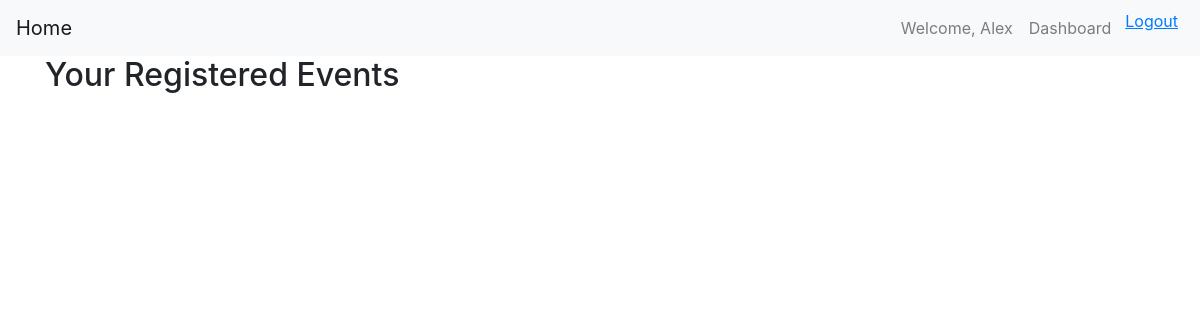
The page /dashboard/ (signed in) on the database as committed earlier.
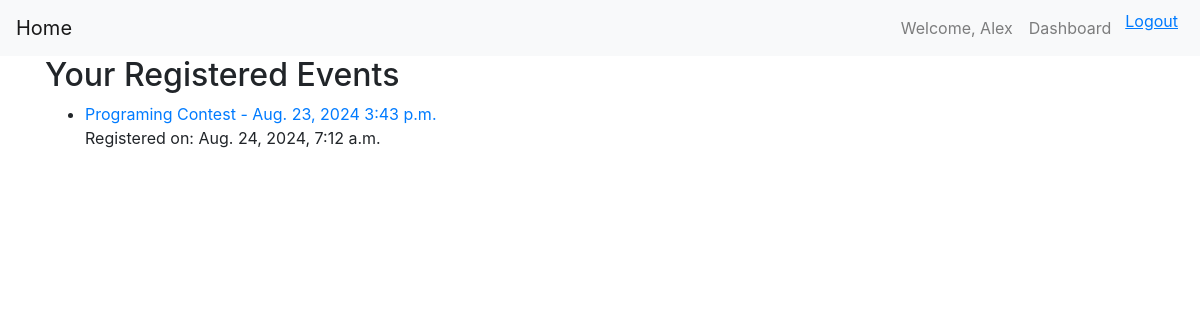
The same page on the database as committed later.
### Events/models.py (models this page shows, shortened)
class Registration(models.Model):
    event = models.ForeignKey(Event, on_delete=models.CASCADE)
    user = models.ForeignKey(User, on_delete=models.CASCADE)
    payment_info = models.CharField(max_length=100)
    registered_at = models.DateTimeField(auto_now_add=True)

class Event(models.Model):
    title = models.CharField(max_length=200)
    description = models.TextField()
    date = models.DateField()
    time = models.TimeField()
    location = models.CharField(max_length=200)
    slots = models.IntegerField()

### Events/views.py (the view)
# urls.py: path('dashboard/', user_dashboard, name='user_dashboard'),
@login_required
def user_dashboard(request):
    registrations = Registration.objects.filter(user=request.user)
    return render(request, 'events/user_dashboard.html', {'registrations': registrations})

### Templates/events/user_dashboard.html
{% extends 'base.html' %}
{% block content %}
<h2>Your Registered Events</h2>
<ul>
    {% for registration in registrations %}
        <li>
            <a href="{% url 'event_detail' registration.event.pk %}">
                {{ registration.event.title }} - {{ registration.event.date }} {{ registration.event.time }}
            </a>
            <p>Registered on: {{ registration.registered_at }}</p>
        </li>
    {% endfor %}
</ul>
{% endblock %}

Rows that differ between the two databases and show on the page:
added Registration: event "Programing Contest", event "Aug. 23, 2024", event.time "3:43 p.m.", registered_at "Aug. 24, 2024, 7:12 a.m."
